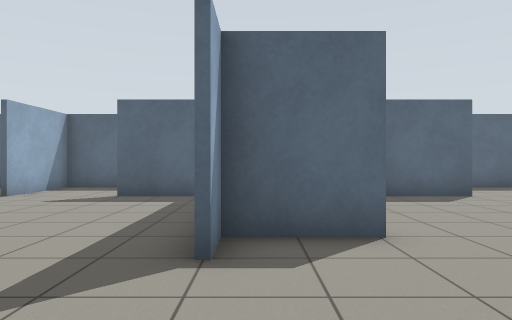
[1] (above)

22 first-person views from a walk through a Gazebo world. The camera is 0.94 m above the floor, looks level and sees 70° across. The floor is counted in squares, 1 m on a side. Each view is taken from the middle of a square. On the plan, view 1 faces up. The plan holds only what a view shows up to about 13 squares ahead; the rest is blank.

[2]
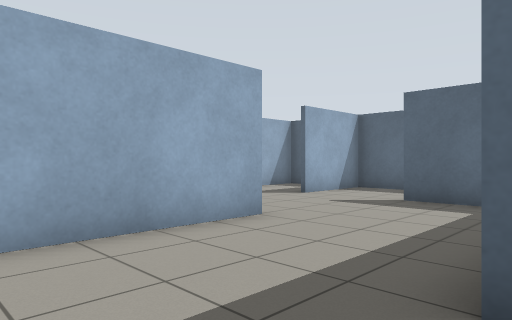

[3]
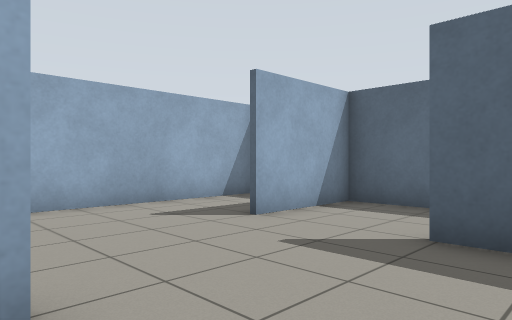

[4]
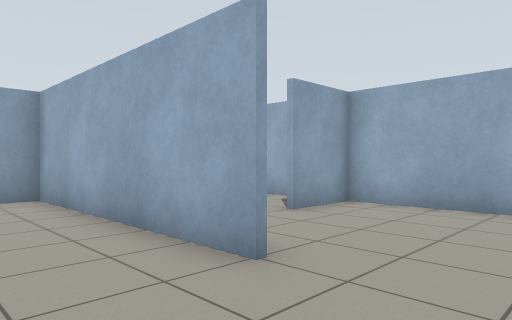

[5]
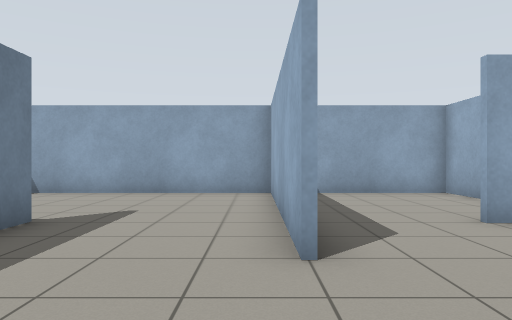

[6]
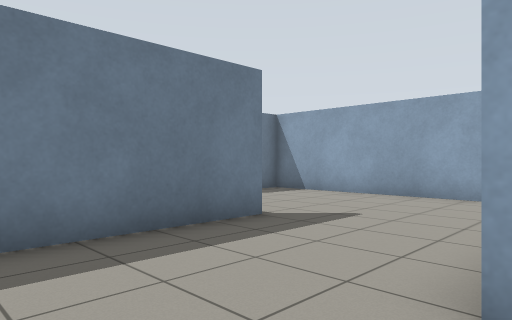

[7]
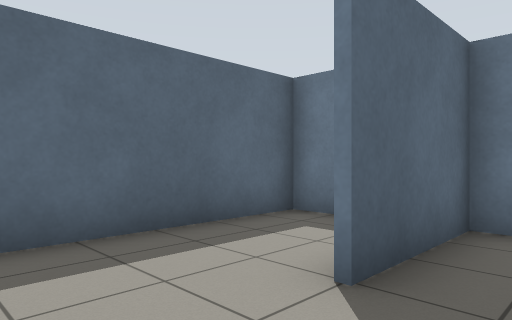

[8]
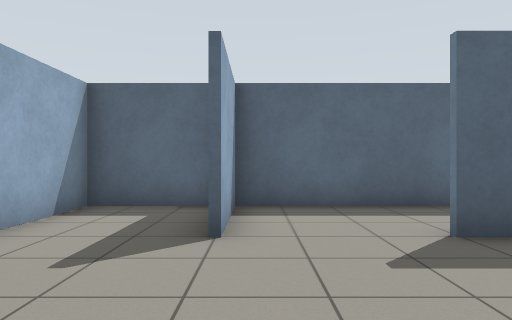

[9]
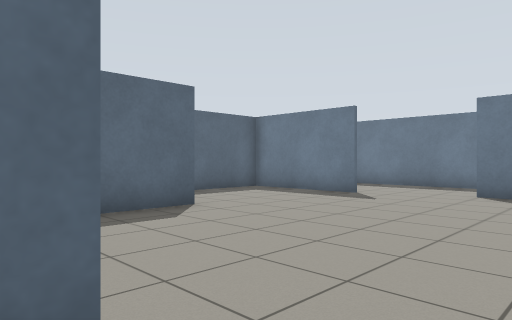

[10]
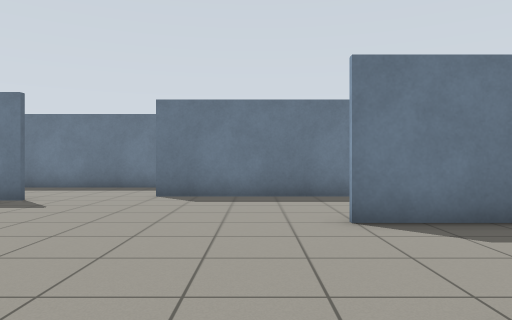

[11]
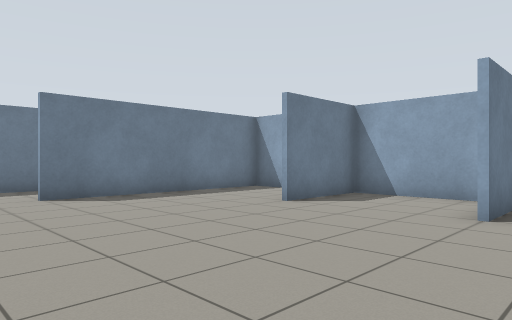

[12]
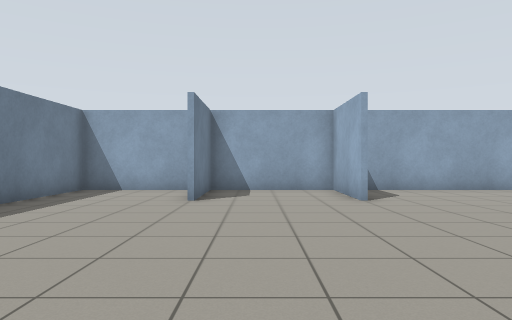

[13]
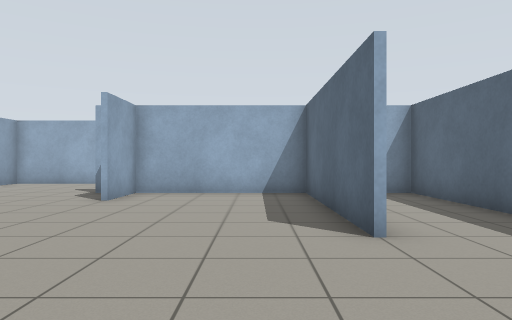

[14]
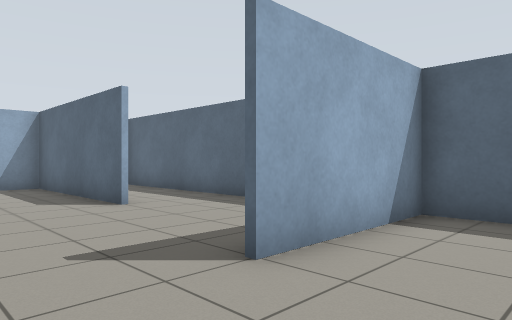

[15]
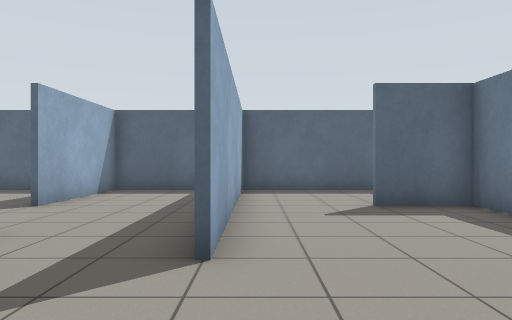

[16]
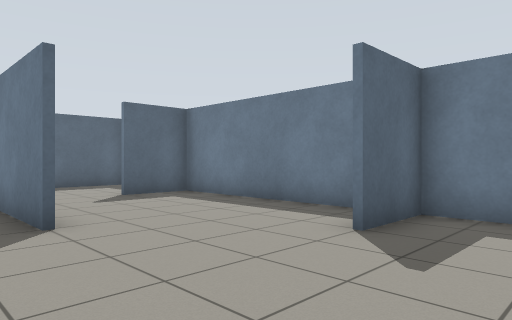

[17]
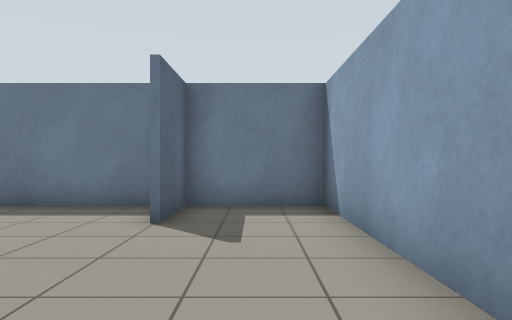

[18]
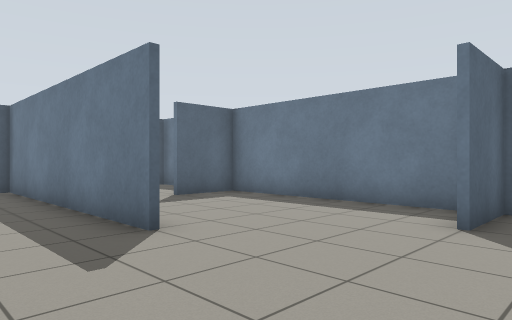

[19]
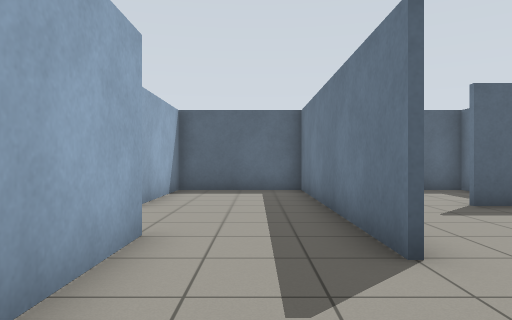

[20]
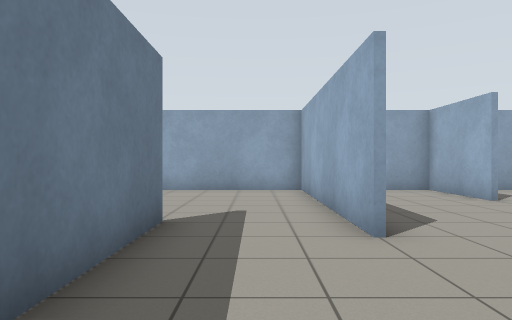

[21]
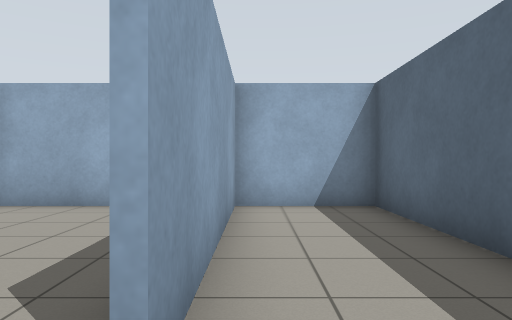

[22]
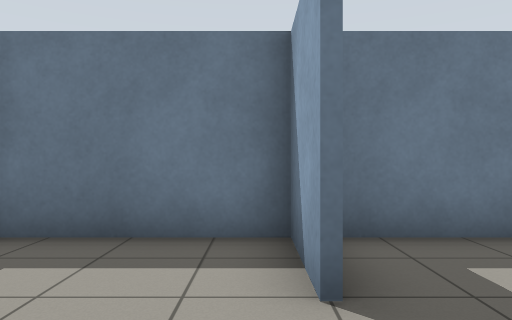

### Floor plan
Ten units are one square. View 1 is at (0, 0); x grows to the right and y downward. Boxes are objects, and circles mark ways between rooms. Rooms are numbered by the first view taken in them; rooms with no view inside come last. Other rooms are left out.
<svg viewBox="-99 -130 299 150">
<path fill="none" stroke="#000" d="M-44 -56 -44 14 30 14M-6 -34 -6 -73M-11 -94 -36 -94M16 -44 -4 -44 -4 -34M-6 -115 -6 -125M-69 -124 -94 -124 -94 -36 -74 -36M-9 -124 -64 -124 -64 -94M34 15 34 -16M56 -94 -11 -94M104 -84 104 -120M76 -16 76 15M116 -56 116 -46M36 -16 36 14M100 -124 -9 -124M74 15 74 -16M144 -44 144 -124M-1 -96 56 -96M30 14 110 14M114 15 114 -56M140 -124 106 -124 106 -84M-4 -125 -4 -46 16 -46M174 -86 195 -86M116 -46 116 14M194 -21 194 -124 140 -124M195 -84 174 -84M146 -122 146 -44M110 14 194 14 194 -14 174 -14M-94 -18 -94 14 -58 14"/>
<circle cx="20" cy="-23" r="3" fill="#2a7"/>
<circle cx="-65" cy="-30" r="3" fill="#2a7"/>
<circle cx="125" cy="-50" r="3" fill="#2a7"/>
<text x="-40" y="-60">1</text>
<text x="70" y="-60">2</text>
<text x="160" y="-50">3</text>
<text x="-70" y="-10">4</text>
</svg>
Room 1 opens to room 2. Room 1 opens to room 4. Room 2 opens to room 3.

Where each view was taken, in squares from view 1:
view 1: 0 up, 0 right, facing up
view 2: 1 up, 0 right, facing up-left
view 3: 5 up, 2 left, facing up-left
view 4: 8 up, 2 left, facing down-left
view 5: 9 up, 4 left, facing down
view 6: 8 up, 5 left, facing down-right
view 7: 8 up, 6 left, facing up-right
view 8: 5 up, 6 left, facing up
view 9: 3 up, 1 right, facing up-right
view 10: 3 up, 2 right, facing right
view 11: 8 up, 2 right, facing down-right
view 12: 10 up, 6 right, facing down
view 13: 8 up, 10 right, facing left
view 14: 6 up, 13 right, facing up-left
view 15: 1 up, 15 right, facing up
view 16: 1 down, 13 right, facing up-right
view 17: 0 up, 12 right, facing right
view 18: 0 up, 12 right, facing up-right
view 19: 1 up, 13 right, facing up
view 20: 10 up, 13 right, facing down
view 21: 10 up, 7 right, facing left
view 22: 9 up, 15 right, facing right
